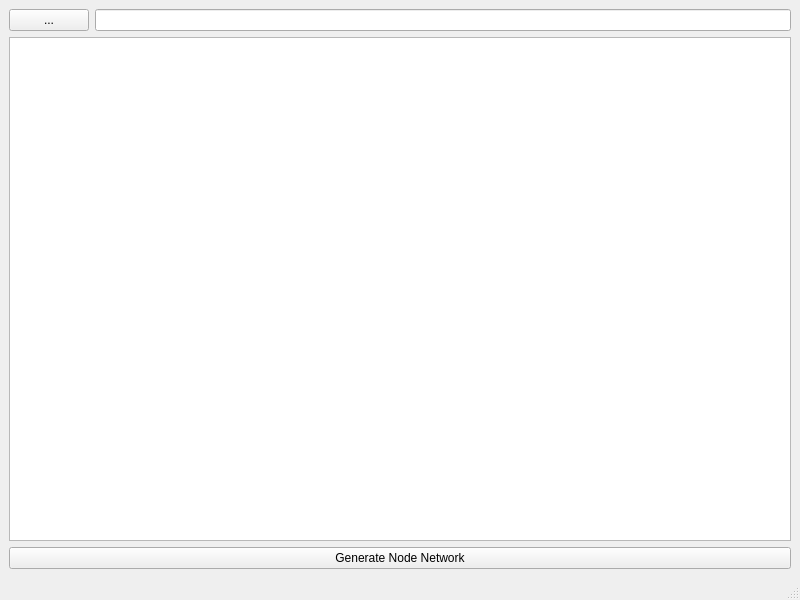
<?xml version="1.0" encoding="UTF-8"?>
<ui version="4.0">
 <class>MainWindow</class>
 <widget class="QMainWindow" name="MainWindow">
  <property name="geometry">
   <rect>
    <x>0</x>
    <y>0</y>
    <width>800</width>
    <height>600</height>
   </rect>
  </property>
  <property name="windowTitle">
   <string>MainWindow</string>
  </property>
  <widget class="QWidget" name="centralwidget">
   <layout class="QHBoxLayout" name="horizontalLayout">
    <item>
     <layout class="QVBoxLayout" name="verticalLayout_2" stretch="0,0,0">
      <item>
       <layout class="QHBoxLayout" name="horizontalLayout_2">
        <item>
         <widget class="QPushButton" name="fileButton">
          <property name="text">
           <string>...</string>
          </property>
         </widget>
        </item>
        <item>
         <widget class="QLineEdit" name="fileLine"/>
        </item>
       </layout>
      </item>
      <item>
       <widget class="QTreeView" name="fileTree">
        <property name="selectionMode">
         <enum>QAbstractItemView::MultiSelection</enum>
        </property>
        <property name="selectionBehavior">
         <enum>QAbstractItemView::SelectItems</enum>
        </property>
       </widget>
      </item>
      <item>
       <widget class="QPushButton" name="generateButton">
        <property name="text">
         <string>Generate Node Network</string>
        </property>
       </widget>
      </item>
     </layout>
    </item>
   </layout>
  </widget>
  <widget class="QMenuBar" name="menubar">
   <property name="geometry">
    <rect>
     <x>0</x>
     <y>0</y>
     <width>800</width>
     <height>21</height>
    </rect>
   </property>
  </widget>
  <widget class="QStatusBar" name="statusbar"/>
 </widget>
 <resources/>
 <connections/>
</ui>
